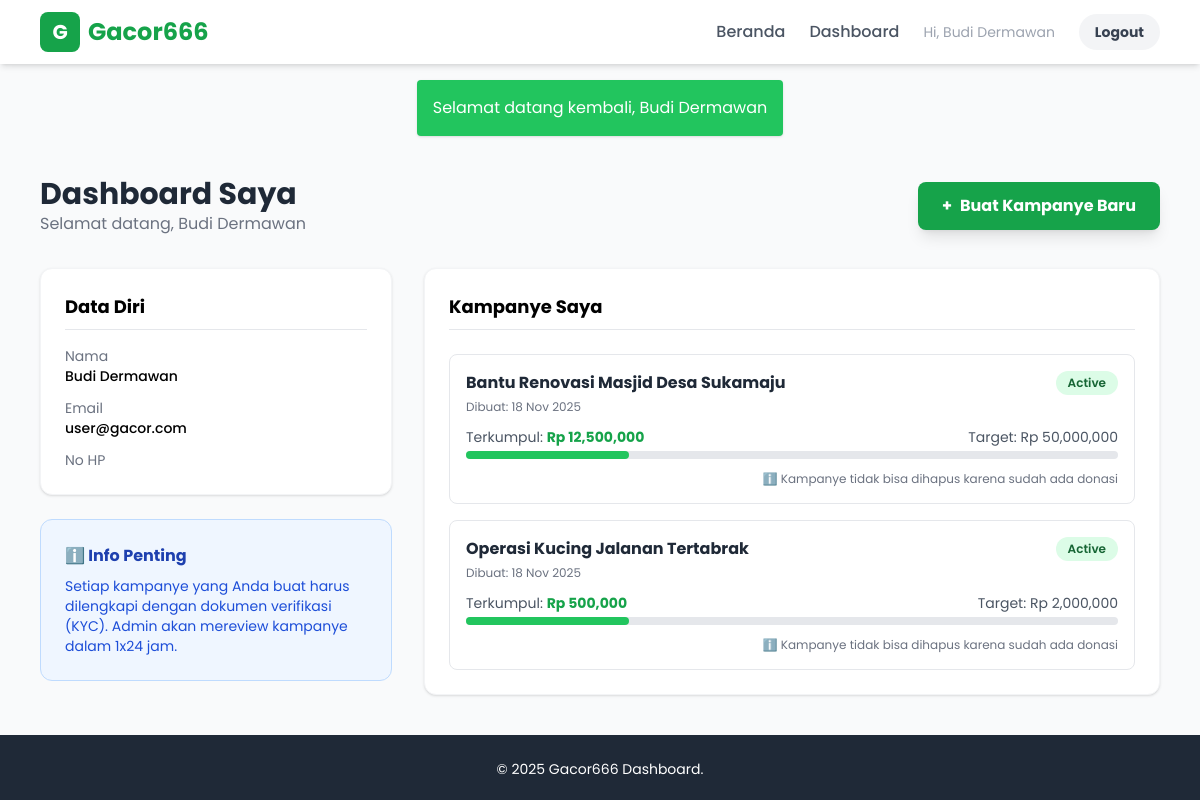
The app's page /dashboard.php (signed in) with its own data.
### tables this page shows
CREATE TABLE `users` (
  `id` int(11) NOT NULL,
  `nama_lengkap` varchar(100) NOT NULL,
  `email` varchar(100) NOT NULL,
  `password` varchar(255) NOT NULL,
  `no_hp` varchar(20) DEFAULT NULL,
  `role` enum('admin','user') DEFAULT 'user',
  `is_verified` tinyint(1) DEFAULT 0,
  `ktp_file` varchar(255) DEFAULT NULL,
  `kk_file` varchar(255) DEFAULT NULL,
  `surat_polisi_file` varchar(255) DEFAULT NULL,
  `foto_diri_file` varchar(255) DEFAULT NULL,
  `verification_status` enum('none','pending','approved','rejected') DEFAULT 'none',
  `created_at` timestamp NOT NULL DEFAULT current_timestamp()
);

CREATE TABLE `campaigns` (
  `id` int(11) NOT NULL,
  `user_id` int(11) NOT NULL,
  `judul` varchar(255) NOT NULL,
  `deskripsi` text NOT NULL,
  `target_donasi` decimal(15,2) NOT NULL,
  `dana_terkumpul` decimal(15,2) DEFAULT 0.00,
  `batas_waktu` date NOT NULL,
  `gambar_url` varchar(255) DEFAULT 'default.jpg',
  `status` enum('pending','active','rejected','completed') DEFAULT 'pending',
  `created_at` timestamp NOT NULL DEFAULT current_timestamp()
);

### dashboard.php (the view, shortened to what this page needs)
<?php
require 'config.php';
$uid = $_SESSION['user_id'];
$stmt = $pdo->prepare("SELECT * FROM users WHERE id = ?");
$stmt->execute([$uid]);
$user = $stmt->fetch();
$stmtCamp = $pdo->prepare("SELECT * FROM campaigns WHERE user_id = ? ORDER BY created_at DESC");
$stmtCamp->execute([$uid]);
$myCampaigns = $stmtCamp->fetchAll();
?>
<!DOCTYPE html>
<html lang="id">
<head>
    <script src="https://cdn.tailwindcss.com"></script>
</head>
<body class="bg-gray-50 flex flex-col min-h-screen">
    <?php include 'includes/navbar.php'; ?>
    <main class="container mx-auto px-4 py-10 max-w-6xl flex-grow">        <div class="flex flex-col md:flex-row justify-between items-center mb-8">
            <div>
                <h1 class="text-3xl font-bold text-gray-800">Dashboard Saya</h1>
                <p class="text-gray-500">Selamat datang, <?= htmlspecialchars($user['nama_lengkap']) ?></p>
            </div>
            <a href="create_campaign.php" class="bg-green-600 text-white px-6 py-3 rounded-lg font-bold hover:bg-green-700 shadow-lg transition flex items-center gap-2">
                <span>+</span> Buat Kampanye Baru
            </a>
        </div>        <div class="grid grid-cols-1 lg:grid-cols-3 gap-8">
            <div class="lg:col-span-1 space-y-6">
                <div class="bg-white p-6 rounded-xl shadow border border-gray-100">
                    <h3 class="font-bold text-lg mb-4 border-b pb-2">Data Diri</h3>
                    <ul class="space-y-3 text-sm">
                        <li><span class="text-gray-500 block">Nama</span><span class="font-medium"><?= htmlspecialchars($user['nama_lengkap']) ?></span></li>
                        <li><span class="text-gray-500 block">Email</span><span class="font-medium"><?= htmlspecialchars($user['email']) ?></span></li>
                        <li><span class="text-gray-500 block">No HP</span><span class="font-medium"><?= htmlspecialchars($user['no_hp']) ?></span></li>
                    </ul>
                </div>
                <div class="bg-blue-50 border border-blue-200 rounded-xl p-6">
                    <h4 class="font-bold text-blue-800 mb-2">ℹ️ Info Penting</h4>
                    <p class="text-sm text-blue-700">
                        Setiap kampanye yang Anda buat harus dilengkapi dengan dokumen verifikasi (KYC).
                        Admin akan mereview kampanye dalam 1x24 jam.
                    </p>
                </div>
            </div>
            <div class="lg:col-span-2">
                <div class="bg-white p-6 rounded-xl shadow border border-gray-100 min-h-[400px]">
                    <h3 class="font-bold text-lg mb-6 border-b pb-2">Kampanye Saya</h3>
                    <?php if (count($myCampaigns) > 0): ?>
                        <div class="space-y-4">
                            <?php foreach ($myCampaigns as $mc):
                                $statusColors = [
                                    'pending' => 'bg-yellow-100 text-yellow-800',
                                    'active' => 'bg-green-100 text-green-800',
                                    'rejected' => 'bg-red-100 text-red-800',
                                    'completed' => 'bg-purple-100 text-purple-800'
                                ];
                                $statusColor = $statusColors[$mc['status']] ?? 'bg-gray-100 text-gray-800';
                                $persen = ($mc['target_donasi'] > 0) ? ($mc['dana_terkumpul'] / $mc['target_donasi']) * 100 : 0;
                            ?>
                            <div class="border border-gray-200 rounded-lg p-4 hover:bg-gray-50">
                                <div class="flex justify-between items-start mb-3">
                                    <div class="flex-grow">
                                        <h4 class="font-bold text-gray-800"><?= htmlspecialchars($mc['judul']) ?></h4>
                                        <p class="text-xs text-gray-500 mt-1">Dibuat: <?= date('d M Y', strtotime($mc['created_at'])) ?></p>
                                    </div>
                                    <span class="px-3 py-1 rounded-full text-xs font-semibold <?= $statusColor ?>">
                                        <?= ucfirst($mc['status']) ?>
                                    </span>
                                </div>
                                <div class="mb-2">
                                    <div class="flex justify-between text-sm mb-1">
                                        <span class="text-gray-600">Terkumpul: <strong class="text-green-600">Rp <?= number_format($mc['dana_terkumpul']) ?></strong></span>
                                        <span class="text-gray-600">Target: Rp <?= number_format($mc['target_donasi']) ?></span>
                                    </div>
                                    <div class="w-full bg-gray-200 rounded-full h-2">
                                        <div class="bg-green-500 h-2 rounded-full" style="width: <?= min($persen, 100) ?>%"></div>
                                    </div>
                                </div>                                <?php if ($mc['status'] === 'rejected' && !empty($mc['admin_notes'])): ?>
                                <div class="mt-3 p-3 bg-red-50 border border-red-200 rounded text-sm text-red-800">
                                    <strong>Alasan ditolak:</strong> <?= htmlspecialchars($mc['admin_notes']) ?>
                                </div>
                                <?php endif; ?>
                                <?php if ($mc['dana_terkumpul'] == 0): ?>
                                <div class="mt-3 flex justify-end">
                                    <a href="delete_campaign.php?id=<?= $mc['id'] ?>"
                                       class="bg-red-600 text-white px-4 py-2 rounded text-sm hover:bg-red-700 transition"
                                       onclick="return confirm('Yakin ingin menghapus kampanye \'<?= htmlspecialchars($mc['judul']) ?>\'?')">
                                        🗑️ Hapus Kampanye
                                    </a>
                                </div>
                                <?php else: ?>
                                <div class="mt-3 text-xs text-gray-500 text-right">
                                    ℹ️ Kampanye tidak bisa dihapus karena sudah ada donasi
                                </div>
                                <?php endif; ?>
                            </div>
                            <?php endforeach; ?>
                        </div>
                    <?php endif; ?>
                </div>
            </div>
        </div>
    </main>
    <footer class="bg-gray-800 text-white py-6 mt-auto text-center text-sm">
        &copy; 2025 Gacor666 Dashboard.
    </footer>
</body>
</html>

### includes/navbar.php (shortened to what this page needs)
<nav class="bg-white shadow-md sticky top-0 z-50">
    <div class="max-w-6xl mx-auto px-4">
        <div class="flex justify-between items-center h-16">
            <a href="index.php" class="flex items-center gap-2">
                <div class="w-10 h-10 bg-green-600 rounded-lg flex items-center justify-center text-white font-bold text-xl">G</div>
                <span class="text-2xl font-bold text-green-600">Gacor666</span>
            </a>            <div class="flex items-center space-x-6">
                <a href="index.php" class="hover:text-green-600 font-medium text-gray-600">Beranda</a>
                <?php if (isset($_SESSION['user_id'])): ?>
                    <a href="dashboard.php" class="hover:text-green-600 font-medium text-gray-600">Dashboard</a>
                    <span class="text-sm text-gray-400 hidden md:inline">Hi, <?= htmlspecialchars($_SESSION['nama']) ?></span>
                    <a href="logout.php" class="bg-gray-100 text-gray-700 px-4 py-2 rounded-full hover:bg-gray-200 text-sm font-bold">Logout</a>
                <?php else: ?>
                    <a href="login.php" class="text-gray-600 hover:text-green-600 font-medium">Masuk</a>
                    <a href="register.php" class="bg-green-600 text-white px-5 py-2 rounded-full hover:bg-green-700 shadow-lg font-bold">Daftar</a>
                <?php endif; ?>
            </div>
        </div>
    </div>
</nav>
<?php if (isset($_SESSION['flash'])): ?>
    <div class="max-w-6xl mx-auto mt-4 px-4">
        <div class="p-4 rounded shadow text-white <?= $_SESSION['flash']['type'] == 'success' ? 'bg-green-500' : 'bg-red-500' ?>">
            <?= $_SESSION['flash']['msg'] ?>
        </div>
    </div>
<?php endif; ?>

### dashboard.php (style rules this page uses)
body { font-family: 'Poppins', sans-serif; }

### records on screen
users: nama_lengkap "Budi Dermawan", email "user@gacor.com"
campaigns: judul "Bantu Renovasi Masjid Desa Sukamaju", created_at "18 Nov 2025", status "Active", dana_terkumpul "12,500,000", target_donasi "50,000,000", shows "ℹ️ Kampanye tidak bisa dihapus karena sudah ada donasi"
campaigns: judul "Operasi Kucing Jalanan Tertabrak", created_at "18 Nov 2025", status "Active", dana_terkumpul "500,000", target_donasi "2,000,000", shows "ℹ️ Kampanye tidak bisa dihapus karena sudah ada donasi"

### other values on screen
$_SESSION['nama'] "Budi Dermawan"
$_SESSION['flash']['msg'] "Selamat datang kembali, Budi Dermawan"
